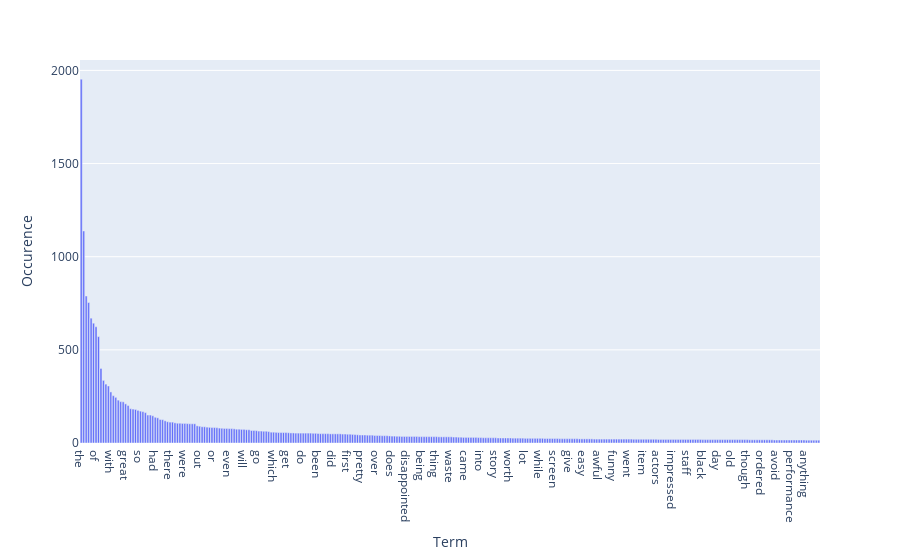

The cell this chart's notebook holds for it:
### Code cell
esums_300 = esums[0:300]
esums_300_name = []
for e in esums_300:
    esums_300_name.append([f_names[e[0]],e[1]])
esums_300_name
fig = px.bar(esums_300_name, x=0, y=1,labels={"0":"Term","1":"Occurence"})
fig.show()

#Combined data doesn't show too much insight into the datasets, 
#generic adjectives like "great" or "very" are very common which is to be expected

### Figure 1 — Plotly figure (JSON) as saved in the notebook; plotly's stock layout.template omitted (floating-point values rounded to 4 significant figures; data arrays with more than 128 entries replaced by an {"elided": "..."} marker saying what was removed)
{"data": [{"alignmentgroup": "True", "hovertemplate": "Term=%{x}<br>Occurence=%{y}<extra></extra>", "legendgroup": "", "marker": {"color": "#636efa", "pattern": {"shape": ""}}, "name": "", "offsetgroup": "", "orientation": "v", "showlegend": false, "textposition": "auto", "type": "bar", "x": {"elided": "300 str values"}, "xaxis": "x", "y": {"elided": "300 int values"}, "yaxis": "y"}], "layout": {"barmode": "relative", "legend": {"tracegroupgap": 0}, "margin": {"t": 60}, "xaxis": {"anchor": "y", "domain": [0, 1], "title": {"text": "Term"}}, "yaxis": {"anchor": "x", "domain": [0, 1], "title": {"text": "Occurence"}}}}
